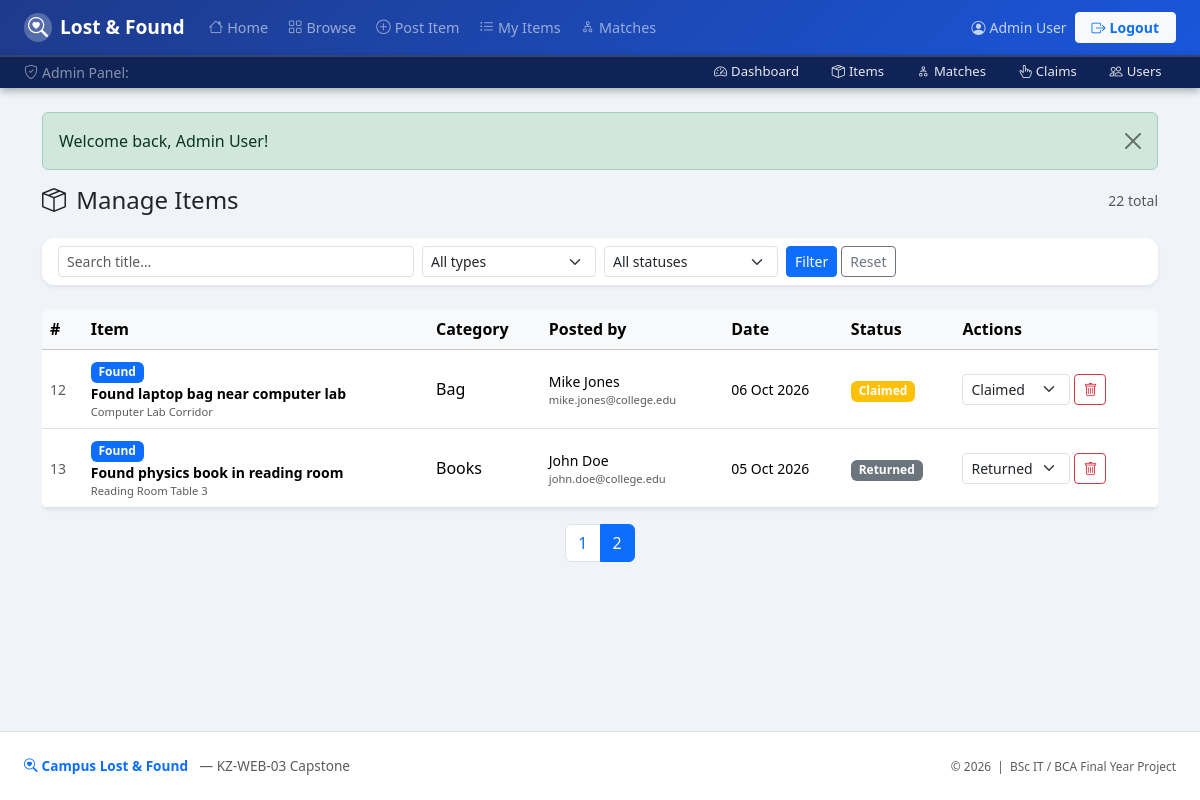
Page /admin/items.php?page=2 (signed in) on the committed database.
### tables this page shows
CREATE TABLE `items` (
  `id` int(11) NOT NULL AUTO_INCREMENT,
  `user_id` int(11) NOT NULL,
  `type` enum('lost','found') NOT NULL,
  `category` enum('id_card','electronics','books','bottle','bag','keys','other') NOT NULL,
  `title` varchar(200) NOT NULL,
  `description` text DEFAULT NULL,
  `location` varchar(200) DEFAULT NULL,
  `item_date` date DEFAULT NULL,
  `photo` varchar(255) DEFAULT NULL,
  `status` enum('open','claimed','returned') NOT NULL DEFAULT 'open',
  `verify_question` varchar(255) DEFAULT NULL,
  `verify_answer` varchar(255) DEFAULT NULL,
  `created_at` timestamp NOT NULL DEFAULT current_timestamp(),
  PRIMARY KEY (`id`),
  KEY `user_id` (`user_id`),
  KEY `idx_type_status` (`type`,`status`),
  KEY `idx_category` (`category`),
  KEY `idx_item_date` (`item_date`),
  CONSTRAINT `items_ibfk_1` FOREIGN KEY (`user_id`) REFERENCES `users` (`id`) ON DELETE CASCADE
);

CREATE TABLE `users` (
  `id` int(11) NOT NULL AUTO_INCREMENT,
  `name` varchar(100) NOT NULL,
  `email` varchar(150) NOT NULL,
  `password` varchar(255) NOT NULL,
  `phone` varchar(20) DEFAULT NULL,
  `role` enum('user','admin') NOT NULL DEFAULT 'user',
  `is_blocked` tinyint(1) NOT NULL DEFAULT 0,
  `created_at` timestamp NOT NULL DEFAULT current_timestamp(),
  PRIMARY KEY (`id`),
  UNIQUE KEY `email` (`email`)
);

### admin/items.php (the view, shortened to what this page needs)
<?php
require_once dirname(__DIR__) . '/includes/functions.php';
$pdo = get_db();
$fType   = in_array($_GET['type'] ?? '', ['','lost','found'], true) ? ($_GET['type'] ?? '') : '';
$fStatus = in_array($_GET['status'] ?? '', ['','open','claimed','returned'], true) ? ($_GET['status'] ?? '') : '';
$fQ      = trim($_GET['q'] ?? '');
$where  = [];
$params = [];
$whereSQL = $where ? ('WHERE ' . implode(' AND ', $where)) : '';
$totalStmt = $pdo->prepare("SELECT COUNT(*) FROM items i $whereSQL");
$totalStmt->execute($params);
$total = (int)$totalStmt->fetchColumn();
$pg = paginate($total, 20);
$stmt = $pdo->prepare(
    "SELECT i.*, u.name AS poster_name, u.email AS poster_email
     FROM items i
     JOIN users u ON i.user_id = u.id
     $whereSQL
     ORDER BY i.created_at DESC
     LIMIT ? OFFSET ?"
);
$stmt->execute(array_merge($params, [$pg['limit'], $pg['offset']]));
$items = $stmt->fetchAll();
require_once dirname(__DIR__) . '/includes/header.php';
?>
<div class="d-flex justify-content-between align-items-center mb-4">
  <h4 class="mb-0"><i class="bi bi-box-seam me-1"></i> Manage Items</h4>
  <span class="text-muted small"><?= number_format($total) ?> total</span>
</div>
<div class="card shadow-sm mb-4">
  <div class="card-body py-2">
    <form method="get" class="row g-2 align-items-end">
      <div class="col-md-4">
        <input type="text" class="form-control form-control-sm" name="q"
               value="<?= h($fQ) ?>" placeholder="Search title…">
      </div>
      <div class="col-md-2">
        <select class="form-select form-select-sm" name="type">
          <option value="">All types</option>
        </select>
      </div>
      <div class="col-md-2">
        <select class="form-select form-select-sm" name="status">
          <option value="">All statuses</option>
        </select>
      </div>
      <div class="col-md-2 d-flex gap-1">
        <button type="submit" class="btn btn-primary btn-sm">Filter</button>
        <a href="<?= BASE_URL ?>/admin/items.php" class="btn btn-outline-secondary btn-sm">Reset</a>
      </div>
    </form>
  </div>
</div>
<?php if (empty($items)): ?>
<div class="text-center py-5 text-muted">
  <i class="bi bi-inbox fs-1"></i>
  <p class="mt-2">No items found.</p>
</div>
<?php else: ?>
<div class="table-responsive">
  <table class="table table-hover align-middle bg-white rounded shadow-sm">
    <thead class="table-light">
      <tr>
        <th>#</th>
        <th>Item</th>
        <th>Category</th>
        <th>Posted by</th>
        <th>Date</th>
        <th>Status</th>
        <th>Actions</th>
      </tr>
    </thead>
    <tbody>
      <?php foreach ($items as $item): ?>
      <tr>
        <td class="text-muted small"><?= (int)$item['id'] ?></td>
        <td>
          <div class="d-flex align-items-center gap-2">
            <div>
              <?= type_badge($item['type']) ?>
              <div class="small fw-semibold"><?= h(mb_substr($item['title'], 0, 50)) ?></div>
              <div class="text-muted" style="font-size:.7rem;"><?= h($item['location'] ?? '') ?></div>
            </div>
          </div>
        </td>
        <td><?= h(ucwords(str_replace('_', ' ', $item['category']))) ?></td>
        <td>
          <div class="small"><?= h($item['poster_name']) ?></div>
          <div class="text-muted" style="font-size:.7rem;"><?= h($item['poster_email']) ?></div>
        </td>
        <td class="text-nowrap small"><?= format_date($item['item_date']) ?></td>
        <td>
          <?= status_badge($item['status']) ?>
        </td>
        <td>
          <div class="d-flex gap-1 flex-wrap">
            <form method="post" class="d-inline">
              <select name="new_status" class="form-select form-select-sm d-inline-block w-auto"
                      onchange="this.form.submit()" title="Change status">
                <?php foreach (['open','claimed','returned'] as $s): ?>
                <option value="<?= $s ?>" <?= $item['status'] === $s ? 'selected' : '' ?>>
                  <?= ucfirst($s) ?>
                </option>
                <?php endforeach; ?>
              </select>
            </form>
            <form method="post" class="d-inline"
                  onsubmit="return confirm('Delete item #<?= (int)$item['id'] ?>? This cannot be undone.')">
              <button type="submit" class="btn btn-outline-danger btn-sm">
                <i class="bi bi-trash"></i>
              </button>
            </form>
          </div>
        </td>
      </tr>
      <?php endforeach; ?>
    </tbody>
  </table>
</div>
<?php render_pagination(
    $pg['page'],
    $pg['totalPages'],
    array_filter(['type' => $fType, 'status' => $fStatus, 'q' => $fQ])
); ?>
<?php endif; ?>
<?php require_once dirname(__DIR__) . '/includes/footer.php'; ?>

### includes/functions.php (shortened to what this page needs)
<?php
function h(string $s): string
{
    return htmlspecialchars($s, ENT_QUOTES | ENT_SUBSTITUTE, 'UTF-8');
}
function get_flash(): ?array
{
    if (!empty($_SESSION['flash'])) {
        $f = $_SESSION['flash'];
        return $f;
    }
    return null;
}
function render_flash(): void
{
    $f = get_flash();
    echo '<div class="alert alert-' . h($f['type']) . ' alert-dismissible fade show" role="alert">';
    echo h($f['message']);
    echo '<button type="button" class="btn-close" data-bs-dismiss="alert"></button>';
    echo '</div>';
}
function format_date(?string $date): string
{
    $ts = strtotime($date);
    return $ts !== false ? date('d M Y', $ts) : h($date);
}
function status_badge(string $status): string
{
    $map = [
        'open'     => 'success',
        'claimed'  => 'warning',
        'returned' => 'secondary',
    ];
    $cls = $map[$status] ?? 'light';
    return '<span class="badge bg-' . $cls . '">' . h(ucfirst($status)) . '</span>';
}
function type_badge(string $type): string
{
    $cls = $type === 'lost' ? 'danger' : 'primary';
    return '<span class="badge bg-' . $cls . '">' . h(ucfirst($type)) . '</span>';
}
function render_pagination(int $page, int $totalPages, array $queryParams = []): void
{
    $base = '?' . http_build_query(array_merge($queryParams, ['page' => '__P__']));
    echo '<nav aria-label="Page navigation"><ul class="pagination justify-content-center">';
    for ($i = 1; $i <= $totalPages; $i++) {
        $url    = str_replace('__P__', $i, $base);
        $active = $i === $page ? ' active' : '';
        echo "<li class=\"page-item$active\"><a class=\"page-link\" href=\"$url\">$i</a></li>";
    }
    echo '</ul></nav>';
}

### includes/header.php (style rules this page uses)
:root { --brand-primary : #1a56db; --brand-dark : #1e3a8a; --bg-page : #f0f4f8; }
html, body { height: 100%; }
body { background: var(--bg-page); font-family: 'Segoe UI', sans-serif; }
.card { border: none; border-radius: .75rem; }
.table-responsive .table { border-radius: .75rem; overflow: hidden; }

### rows in the picture
items: id "12", type "Found", title "Found laptop bag near computer lab", location "Computer Lab Corridor", category "Bag", user.name "Mike Jones", user.email "mike.jones@college.edu", item_date "06 Oct 2026", status "Claimed", new_status "Claimed"
items: id "13", type "Found", title "Found physics book in reading room", location "Reading Room Table 3", category "Books", user.name "John Doe", user.email "john.doe@college.edu", item_date "05 Oct 2026", status "Returned", new_status "Returned"

### other values in the picture
$_SESSION['name'] "Admin User"
$f['message'] "Welcome back, Admin User!"
$total "22"
